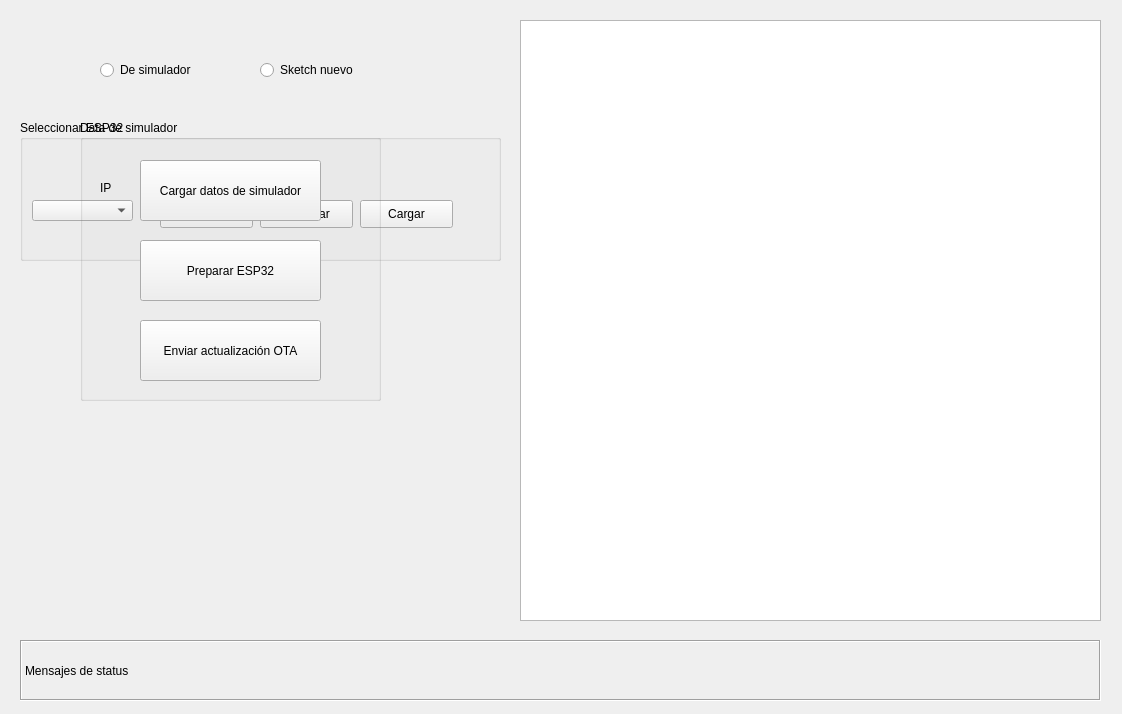
<?xml version="1.0" encoding="UTF-8"?>
<ui version="4.0">
 <class>ota_tab</class>
 <widget class="QWidget" name="ota_tab">
  <property name="geometry">
   <rect>
    <x>0</x>
    <y>0</y>
    <width>1122</width>
    <height>714</height>
   </rect>
  </property>
  <property name="windowTitle">
   <string>Form</string>
  </property>
  <widget class="QGroupBox" name="new_sketch_group">
   <property name="enabled">
    <bool>true</bool>
   </property>
   <property name="geometry">
    <rect>
     <x>20</x>
     <y>120</y>
     <width>481</width>
     <height>141</height>
    </rect>
   </property>
   <property name="title">
    <string>Seleccionar ESP32</string>
   </property>
   <property name="checkable">
    <bool>false</bool>
   </property>
   <widget class="QLabel" name="label_3">
    <property name="geometry">
     <rect>
      <x>40</x>
      <y>40</y>
      <width>55</width>
      <height>16</height>
     </rect>
    </property>
    <property name="text">
     <string/>
    </property>
   </widget>
   <widget class="QComboBox" name="ip_list">
    <property name="geometry">
     <rect>
      <x>12</x>
      <y>80</y>
      <width>101</width>
      <height>21</height>
     </rect>
    </property>
   </widget>
   <widget class="QPushButton" name="search_new_sketch">
    <property name="geometry">
     <rect>
      <x>140</x>
      <y>80</y>
      <width>93</width>
      <height>28</height>
     </rect>
    </property>
    <property name="text">
     <string>Buscar</string>
    </property>
   </widget>
   <widget class="QPushButton" name="prepare_esp32">
    <property name="geometry">
     <rect>
      <x>240</x>
      <y>80</y>
      <width>93</width>
      <height>28</height>
     </rect>
    </property>
    <property name="text">
     <string>Preparar</string>
    </property>
   </widget>
   <widget class="QPushButton" name="load_new_sketch">
    <property name="geometry">
     <rect>
      <x>340</x>
      <y>80</y>
      <width>93</width>
      <height>28</height>
     </rect>
    </property>
    <property name="text">
     <string>Cargar</string>
    </property>
   </widget>
   <widget class="QLabel" name="label_4">
    <property name="geometry">
     <rect>
      <x>80</x>
      <y>60</y>
      <width>55</width>
      <height>16</height>
     </rect>
    </property>
    <property name="layoutDirection">
     <enum>Qt::LeftToRight</enum>
    </property>
    <property name="frameShape">
     <enum>QFrame::NoFrame</enum>
    </property>
    <property name="text">
     <string>IP</string>
    </property>
   </widget>
  </widget>
  <widget class="QRadioButton" name="from_new_sketch">
   <property name="geometry">
    <rect>
     <x>260</x>
     <y>60</y>
     <width>121</width>
     <height>20</height>
    </rect>
   </property>
   <property name="text">
    <string>Sketch nuevo</string>
   </property>
  </widget>
  <widget class="QGroupBox" name="simulator_group">
   <property name="geometry">
    <rect>
     <x>80</x>
     <y>120</y>
     <width>301</width>
     <height>281</height>
    </rect>
   </property>
   <property name="title">
    <string>Data de simulador</string>
   </property>
   <widget class="QPushButton" name="select_world_2">
    <property name="geometry">
     <rect>
      <x>60</x>
      <y>40</y>
      <width>181</width>
      <height>61</height>
     </rect>
    </property>
    <property name="text">
     <string>Cargar datos de simulador</string>
    </property>
    <property name="autoDefault">
     <bool>false</bool>
    </property>
    <property name="default">
     <bool>false</bool>
    </property>
    <property name="flat">
     <bool>false</bool>
    </property>
   </widget>
   <widget class="QPushButton" name="select_world_3">
    <property name="geometry">
     <rect>
      <x>60</x>
      <y>120</y>
      <width>181</width>
      <height>61</height>
     </rect>
    </property>
    <property name="text">
     <string>Preparar ESP32</string>
    </property>
    <property name="autoDefault">
     <bool>false</bool>
    </property>
    <property name="default">
     <bool>false</bool>
    </property>
    <property name="flat">
     <bool>false</bool>
    </property>
   </widget>
   <widget class="QPushButton" name="select_world_4">
    <property name="geometry">
     <rect>
      <x>60</x>
      <y>200</y>
      <width>181</width>
      <height>61</height>
     </rect>
    </property>
    <property name="text">
     <string>Enviar actualización OTA</string>
    </property>
    <property name="autoDefault">
     <bool>false</bool>
    </property>
    <property name="default">
     <bool>false</bool>
    </property>
    <property name="flat">
     <bool>false</bool>
    </property>
   </widget>
  </widget>
  <widget class="QLabel" name="status_mssg">
   <property name="geometry">
    <rect>
     <x>20</x>
     <y>640</y>
     <width>1081</width>
     <height>61</height>
    </rect>
   </property>
   <property name="frameShape">
    <enum>QFrame::Box</enum>
   </property>
   <property name="frameShadow">
    <enum>QFrame::Sunken</enum>
   </property>
   <property name="text">
    <string>Mensajes de status</string>
   </property>
  </widget>
  <widget class="QRadioButton" name="from_simulator">
   <property name="geometry">
    <rect>
     <x>100</x>
     <y>60</y>
     <width>121</width>
     <height>20</height>
    </rect>
   </property>
   <property name="text">
    <string>De simulador</string>
   </property>
  </widget>
  <widget class="QTextBrowser" name="code_preview">
   <property name="geometry">
    <rect>
     <x>520</x>
     <y>20</y>
     <width>581</width>
     <height>601</height>
    </rect>
   </property>
  </widget>
 </widget>
 <resources/>
 <connections/>
</ui>
